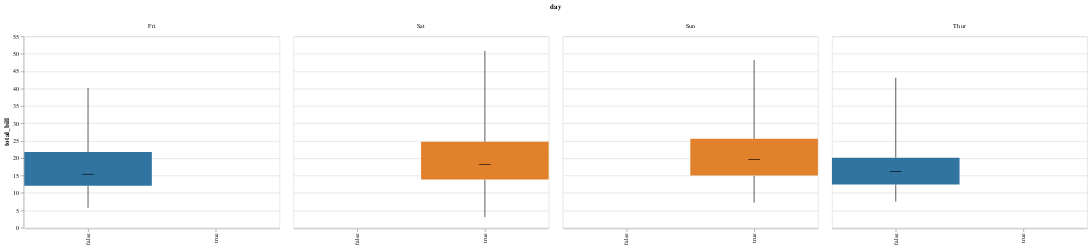

The notebook cell saved with this chart:
### Code cell
tips["weekend"] = tips["day"].isin(["Sat", "Sun"])
display(salt.boxplot(x="day", y="total_bill", hue="weekend", data=tips, dodge=False))
ax = sns.boxplot(x="day", y="total_bill", hue="weekend", data=tips, dodge=False)

### Figure 1 — Vega-Lite specification as saved in the notebook (floating-point values rounded to 4 significant figures; data arrays with more than 128 entries replaced by an {"elided": "..."} marker saying what was removed)
{"$schema": "https://vega.github.io/schema/vega-lite/v2.4.1.json", "config": {"view": {"height": 300, "width": 400}}, "data": {"values": {"elided": "244 records"}}, "facet": {"column": {"field": "day", "type": "nominal"}}, "spec": {"layer": [{"encoding": {"x": {"axis": {"title": ""}, "field": "weekend", "sort": null, "type": "nominal"}, "y": {"aggregate": "min", "axis": {"title": "total_bill"}, "field": "total_bill", "type": "quantitative"}, "y2": {"aggregate": "q1", "field": "total_bill", "type": "quantitative"}}, "mark": "rule", "selection": {"selector007": {"bind": "scales", "encodings": ["x", "y"], "mark": {"fill": "#333", "fillOpacity": 0.125, "stroke": "white"}, "on": "[mousedown, window:mouseup] > window:mousemove!", "resolve": "global", "translate": "[mousedown, window:mouseup] > window:mousemove!", "type": "interval", "zoom": "wheel!"}}}, {"encoding": {"color": {"field": "c", "scale": null, "type": "nominal"}, "x": {"axis": {"title": ""}, "field": "weekend", "sort": null, "type": "nominal"}, "y": {"aggregate": "q1", "field": "total_bill", "type": "quantitative"}, "y2": {"aggregate": "q3", "field": "total_bill", "type": "quantitative"}}, "mark": "bar"}, {"encoding": {"x": {"axis": {"title": ""}, "field": "weekend", "sort": null, "type": "nominal"}, "y": {"aggregate": "max", "field": "total_bill", "type": "quantitative"}, "y2": {"aggregate": "q3", "field": "total_bill", "type": "quantitative"}}, "mark": "rule"}, {"encoding": {"x": {"axis": {"title": ""}, "field": "weekend", "sort": null, "type": "nominal"}, "y": {"aggregate": "median", "field": "total_bill", "type": "quantitative"}}, "mark": {"color": "black", "size": 18, "type": "tick"}}]}}
